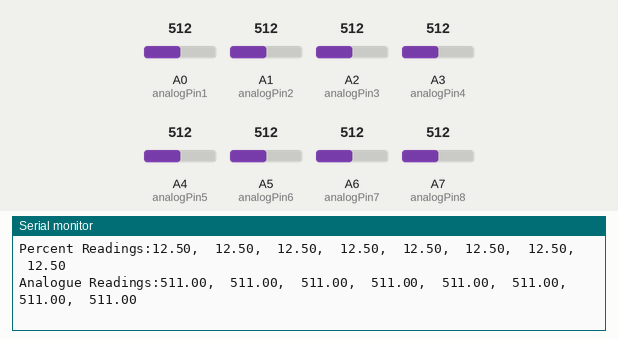
The sketch below on a simulated Arduino Nano, built with avr-gcc and run on an emulated ATmega328P. Shown: the last lines printed to the serial monitor. Inputs (shaded band) come from the test bench; at power-on: A0 (analogPin1) = 512, A1 (analogPin2) = 512, A2 (analogPin3) = 512, A3 (analogPin4) = 512, A4 (analogPin5) = 512, A5 (analogPin6) = 512, A6 (analogPin7) = 512, A7 (analogPin8) = 512.

Above: at 1.2 s.
1.3 s: A0 (analogPin1) set to 615
At 1.44 s:
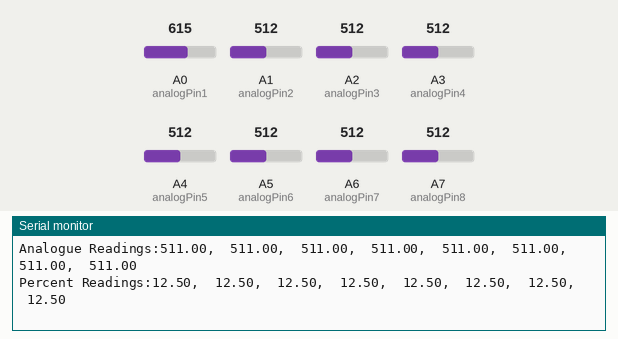
4.3 s: A0 (analogPin1) set to 643
At 4.42 s:
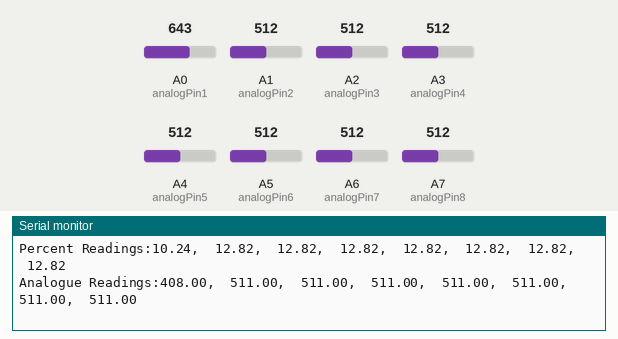
7.3 s: A1 (analogPin2) set to 908
At 7.3 s:
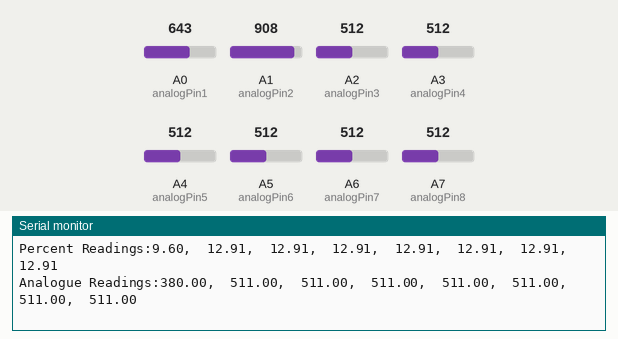
10.3 s: A1 (analogPin2) set to 942
At 10.35 s:
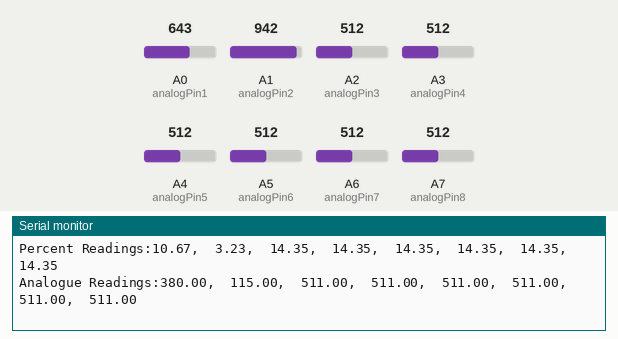
14.8 s: A2 (analogPin3) set to 650
At 14.8 s:
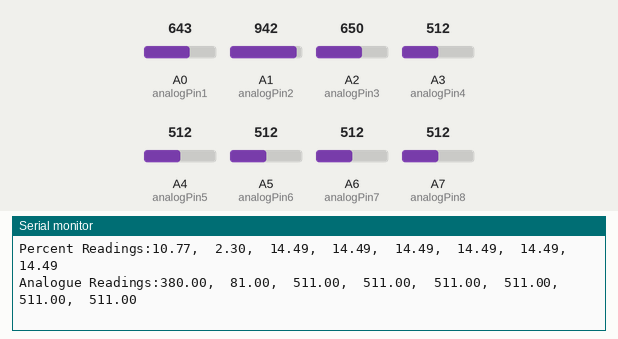
17.8 s: A2 (analogPin3) set to 674
At 17.83 s:
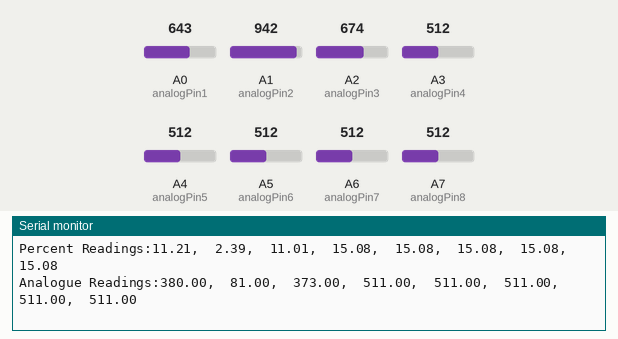
Timing chart, 0 to 20.8 s (numbered marks = the images above; inputs shaded):
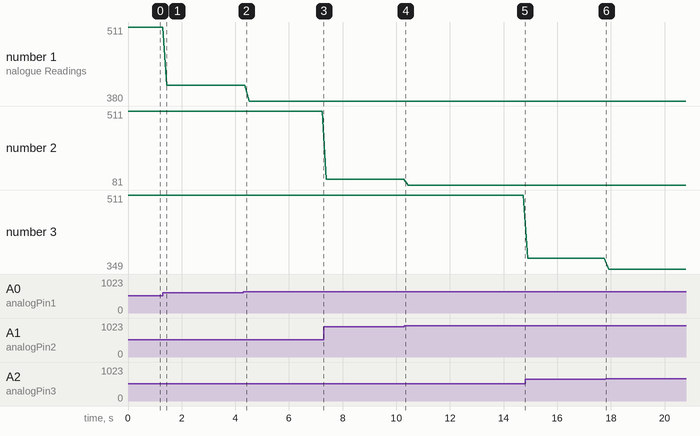

Measured:
- the behaviour switches between 625 and 626 on A0 (analogPin1) (found by bisection; images 1 and 2)
- plotted number 1: 511 → 408 after the input at 1.3 s, 408 → 380 after the input at 4.3 s
- plotted number 2: 511 → 115 after the input at 7.3 s, 115 → 81 after the input at 10.3 s
- plotted number 3: 511 → 373 after the input at 14.8 s, 373 → 349 after the input at 17.8 s

The sketch:

pressure.ino
```cpp
int analogPin1 = A0;
int analogPin2= A1;
int analogPin3 = A2;
int analogPin4 = A3;
int analogPin5 = A4;
int analogPin6 = A5;
int analogPin7 = A6;
int analogPin8 = A7;

// float Vcc = 3.3;
// float sen = 0.003; // Sensitivity
// float v1 = 0, v2 = 0, v3 = 0, v4 = 0, v5 = 0, v6 = 0, v7 = 0, v8 = 0;

int a1 = 0;  // variable to store the value read
int a2 = 0;
int a3 = 0;
int a4 = 0;
int a5 = 0;
int a6 = 0;
int a7 = 0;
int a8 = 0;
float percent = 0;
float sum = 0;
float w1 = 0, w2 = 0, w3 = 0, w4 = 0, w5 = 0, w6 = 0, w7 = 0, w8 = 0;


void setup() {
  Serial.begin(9600);           //  setup serial
}

void loop() {
  pressureCal();
}

void pressureCal(){
  a1 = analogRead(analogPin1);
  a2 = analogRead(analogPin2);
  a3 = analogRead(analogPin3);
  a4 = analogRead(analogPin4);
  a5 = analogRead(analogPin5);
  a6 = analogRead(analogPin6);
  a7 = analogRead(analogPin7);
  a8 = analogRead(analogPin8);
  a1 = 1023 - a1;
  a2 = 1023 - a2;
  a3 = 1023 - a3;
  a4 = 1023 - a4;
  a5 = 1023 - a5;
  a6 = 1023 - a6;
  a7 = 1023 - a7;
  a8 = 1023 - a8;
  percent = 1;
  w1 = a1*percent;
  w2 = a2*percent;
  w3 = a3*percent;
  w4 = a4*percent;
  w5 = a5*percent;
  w6 = a6*percent;
  w7 = a7*percent;
  w8 = a8*percent;
  Serial.print("Analogue Readings:");
  Serial.print(w1);
  Serial.print(",\t");
  Serial.print(w2);
  Serial.print(",\t");
  Serial.print(w3);
  Serial.print(",\t");
  Serial.print(w4);
  Serial.print(",\t");
  Serial.print(w5);
  Serial.print(",\t");
  Serial.print(w6);
  Serial.print(",\t");
  Serial.print(w7);
  Serial.print(",\t");
  Serial.println(w8);

  sum = (w1 + w2 + w3 + w4 + w5 + w6 + w7 + w8);
  percent = 100 / sum;
  if(sum < 100){
    percent = 0;
  }
  w1 = w1*percent;
  w2 = w2*percent;
  w3 = w3*percent;
  w4 = w4*percent;
  w5 = w5*percent;
  w6 = w6*percent;
  w7 = w7*percent;
  w8 = w8*percent;
  Serial.print("Percent Readings:");
  Serial.print(w1);
  Serial.print(",\t");
  Serial.print(w2);
  Serial.print(",\t");
  Serial.print(w3);
  Serial.print(",\t");
  Serial.print(w4);
  Serial.print(",\t");
  Serial.print(w5);
  Serial.print(",\t");
  Serial.print(w6);
  Serial.print(",\t");
  Serial.print(w7);
  Serial.print(",\t");
  Serial.println(w8);
}
```
